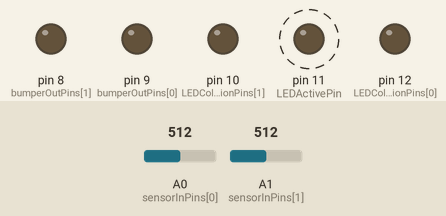
The sketch below on a simulated Arduino Uno, built with avr-gcc and run on an emulated ATmega328P. Shown: output pins drawn as LEDs (lit = HIGH). Dashed ring = blinking. Inputs (shaded band) come from the test bench; at power-on: A0 (sensorInPins[0]) = 512, A1 (sensorInPins[1]) = 512. What the sketch prints to the serial monitor is not drawn.

Above: at 2.87 s.
3.3 s: A0 (sensorInPins[0]) set to 522
At 3.62 s:
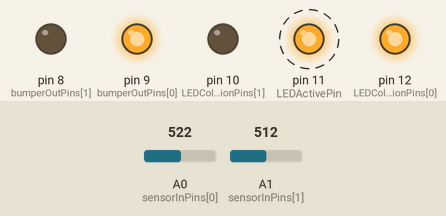
6.3 s: A1 (sensorInPins[1]) set to 529
At 6.63 s:
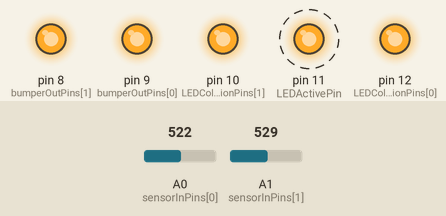
9.3 s: A0 (sensorInPins[0]) set to 511
At 9.65 s:
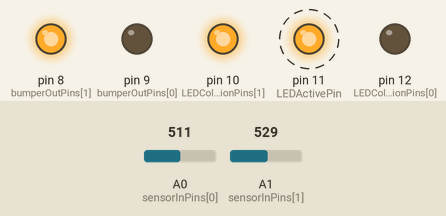
12.3 s: A0 (sensorInPins[0]) set to 716
At 12.93 s:
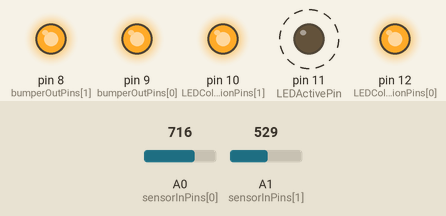
15.3 s: A0 (sensorInPins[0]) set to 306
At 15.98 s:
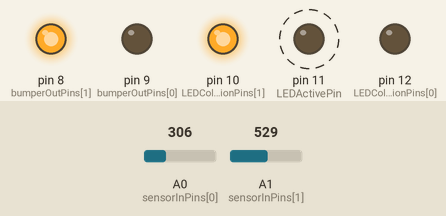
Timing chart, 0 to 19.3 s (numbered marks = the images above; inputs shaded):
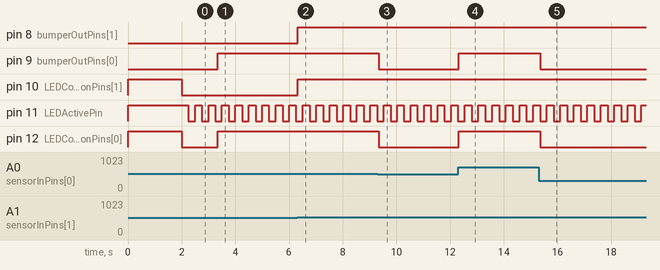

Measured:
- the behaviour switches between 515 and 516 on A0 (sensorInPins[0]) (found by bisection; images 0 and 1)
- the behaviour switches between 517 and 518 on A1 (sensorInPins[1]) (found by bisection; images 1 and 2)
- after the input at 3.3 s, pin 9 (bumperOutPins[0]), pin 12 (LEDCollisionPins[0]): LOW → HIGH at once
- after the input at 6.3 s, pin 8 (bumperOutPins[1]), pin 10 (LEDCollisionPins[1]): LOW → HIGH at once
- after the input at 9.3 s, pin 9 (bumperOutPins[0]), pin 12 (LEDCollisionPins[0]): HIGH → LOW at once
- after the input at 12.3 s, pin 9 (bumperOutPins[0]), pin 12 (LEDCollisionPins[0]): LOW → HIGH at once
- after the input at 15.3 s, pin 9 (bumperOutPins[0]), pin 12 (LEDCollisionPins[0]): HIGH → LOW after 0.07 s
- by itself, pin 11 (LEDActivePin): alternates HIGH for 0.25 s and LOW for 0.25 s

The sketch:

ardubumper.ino
```cpp
// (licence header left out)
#define NUM_OF_SENSORS 2
#define ZERO_POINT_CYCLES 4
#define TOUCH_POINT_CYCLES 4

const int sensorInPins[] = {A0, A1};  // Analog input pin that the MPX5010 is attached to
const int bumperOutPins[] = {9, 8};
const int LEDCollisionPins[] = {12, 10};
const int LEDActivePin = 11;

int LEDActiveState = LOW;             // ledState used to set the LED

int sensorDiffs[] = {0, 0};  // = sensorDiffSecond - sensorDiffFirst
int sensorDiffFirst[] = {0, 0};        // value for zero Point
int sensorDiffSecond[] = {0, 0};        // value for touch Point
int sensorTrigger[] = {3, 3};  // Sensor-Trigger-Level Sensor 1
int triggerCounter[] = {0, 0}; // Trigger-Counter Sensor 1
byte sensorState[] = {0, 0}; // Sensor-State Sensor 1 zero point or touch point
byte countFirstRead[] = {0, 0}; // Read-Counter for zero point Sensor 1
byte countSecondRead[] = {0, 0}; // Read-Counter for touch point Sensor 1
byte flagAdcRead[] = {0, 0}; // Flag its Time to read ADC Sensor 1

unsigned long previousMillis = 0;        // will store last time Timer was updated
const long interval = 15;           // interval at which ADC was read (milliseconds)

const long intervalLedActive = 250; // interval at which LED was blink (milliseconds)
unsigned long previousMillisLedActive = 0;


void setup() {
  int i;
  Serial.begin(115200);

  for (i = 0; i < NUM_OF_SENSORS; i++) {
    pinMode(LEDCollisionPins[i], OUTPUT);
    pinMode(bumperOutPins[i], OUTPUT);
    digitalWrite (LEDCollisionPins[i], HIGH);
  }

  pinMode(LEDActivePin, OUTPUT);
  digitalWrite(LEDActivePin,HIGH);

  delay(2000);

  digitalWrite(LEDActivePin,LOW);

  for (i = 0; i < NUM_OF_SENSORS; i++) {
    digitalWrite(LEDCollisionPins[i], LOW);
    digitalWrite(bumperOutPins[i], LOW);
  }
}

void loop() {
  unsigned long currentMillis = millis();
  int index;

  // ----------------------------------------------- active LED blink ---------------
  if (currentMillis - previousMillisLedActive >= intervalLedActive) {
    previousMillisLedActive = currentMillis;

    if (LEDActiveState == LOW) {
      LEDActiveState = HIGH;
    } else {
      LEDActiveState = LOW;
    }

    digitalWrite (LEDActivePin, LEDActiveState);
  }

  if (currentMillis - previousMillis >= interval) {
    previousMillis = currentMillis;
    int i;
    for (i = 0; i < NUM_OF_SENSORS; i++) {
      flagAdcRead[i] = 1;
    }
  }

  for (index = 0; index < NUM_OF_SENSORS; index++) {
    // --------------------------------------------------------------------------------
    // ------------------------- Calculate Zero-Point ---------------------------------
    if (sensorState[index] < 1) {
      if ((flagAdcRead[index] == 1) &&  (countFirstRead[index] < ZERO_POINT_CYCLES)) {    // read the analog in value: sensorDiffFirst
        sensorDiffFirst[index] += analogRead (sensorInPins[index]);
        countFirstRead[index]++;
        flagAdcRead[index] = 0;
      }
      if (countFirstRead[index] >= ZERO_POINT_CYCLES - 1) {
        sensorDiffFirst[index] /= ZERO_POINT_CYCLES;
        sensorState[index] = 1;
      }
    }

    // --------------------------------------------------------------------------------
    // ------------------------- Calculate Touch-Point --------------------------------
    if (sensorState[index] >= 1) {
      if ((flagAdcRead[index] == 1) && (countSecondRead[index] < TOUCH_POINT_CYCLES)) { // read the analog in value: sensorDiffSecond
        sensorDiffSecond[index] += analogRead(sensorInPins[index]);
        countSecondRead[index]++;
        flagAdcRead[index] = 0;
      }
      if(countSecondRead[index] >= TOUCH_POINT_CYCLES - 1) {
        sensorDiffSecond[index] /= TOUCH_POINT_CYCLES;
        sensorState[index] = 2;
      }
    }

    // --------------------------------------------------------------------------------
    // ------------------------- Calculate Zero-Touch-Diff ----------------------------
    if (sensorState[index] == 2) {
      sensorDiffs[index] = sensorDiffSecond[index] - sensorDiffFirst[index];
      sensorDiffSecond[index] = 0;
      countSecondRead[index] = 0;
      sensorState[index] = 3;
    }

    // --------------------------------------------------------------------------------
    // -------------------- Check Zero-Touch-Diff for Trigger -------------------------
    if ((sensorDiffs[index] >= sensorTrigger[index]) & (sensorState[index] == 3)) {
      digitalWrite (LEDCollisionPins[index], HIGH);
      digitalWrite (bumperOutPins[index], HIGH);
      triggerCounter[index]++;
      Serial.print ("counter ");
      Serial.print (index + 1);
      Serial.print (" = " );
      Serial.print (triggerCounter[index]);
      Serial.print ("\t sensor dif 1 = ");
      Serial.println (sensorDiffs[index]);
    } else if (sensorState[index] == 3) {
      sensorState[index] = 0;
      sensorDiffFirst[index] = 0;
      sensorDiffSecond[index] = 0;
      countSecondRead[index] = 0;
      countFirstRead[index] = 0;
      digitalWrite (LEDCollisionPins[index], LOW);
      digitalWrite (bumperOutPins[index], LOW);
    }
  }
}
```
